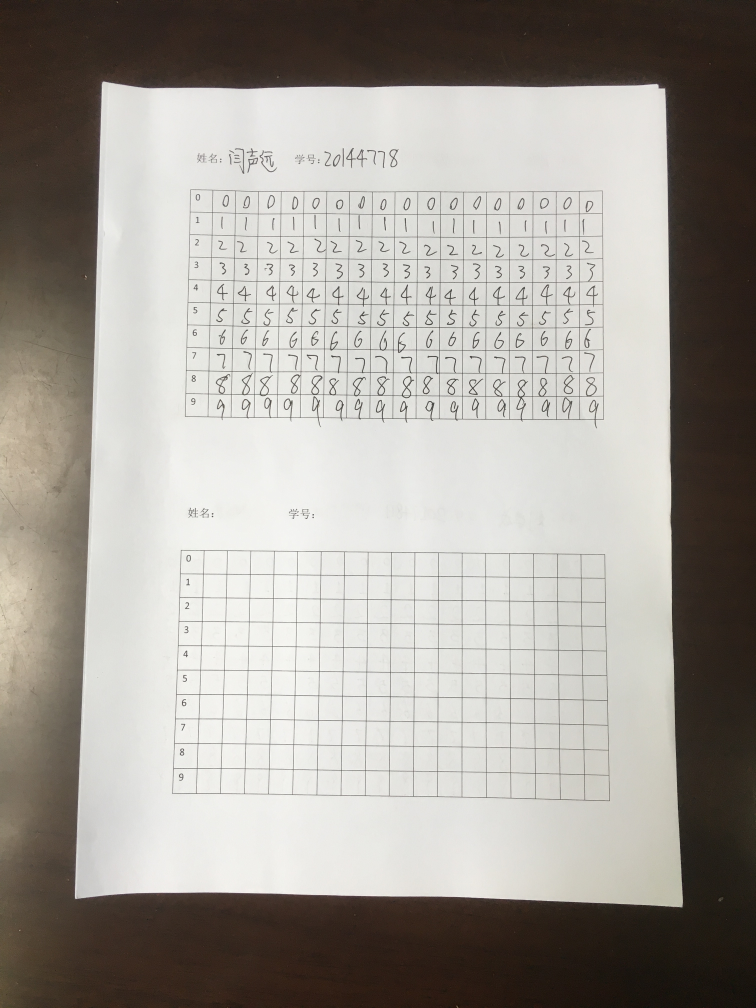
#> input picture data/raw_image/2019-04-30 091304.jpg, 3024 x 4032 px (shown at 1/4 size); its folder holds only this picture in this run
$ python image_progress.py
#> lines starting #> are read from the running program, lines starting #| are printed output that depends on the picture; after the words box and inside, x2 and y2 are one past the last pixel; in counts of white or black regions, pixels touching at a corner belong together
#> in main, raw_image is the input picture: shape (4032, 3024, 3); mean B, G, R 151.9, 158.3, 162.7
import os
import time

import cv2 as cv
import numpy as np


# 显示图片
def show(window_name, img_name, size=(600, 800)):
    cv.namedWindow(str(window_name), cv.WINDOW_NORMAL)
    cv.resizeWindow(str(window_name), size[0], size[1])  # 改变窗口大小
    cv.imshow(str(window_name), img_name)


# 图片预处理，返回二值化图片
def preprogress(img):
    gray = cv.cvtColor(img, cv.COLOR_BGR2GRAY)
    # 黑帽运算
    kernel = np.ones((20, 20), np.uint8)
    balck_hat = cv.morphologyEx(gray, cv.MORPH_BLACKHAT, kernel)
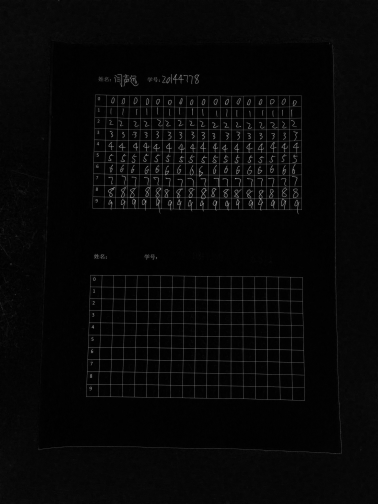
#> balck_hat: shape (4032, 3024) (shown at 1/8 size); min 0, max 192, mean 7.2
    show('balck_hat', balck_hat)

    # 二值化
    _, threshold = cv.threshold(balck_hat, 37, 255, cv.THRESH_BINARY)
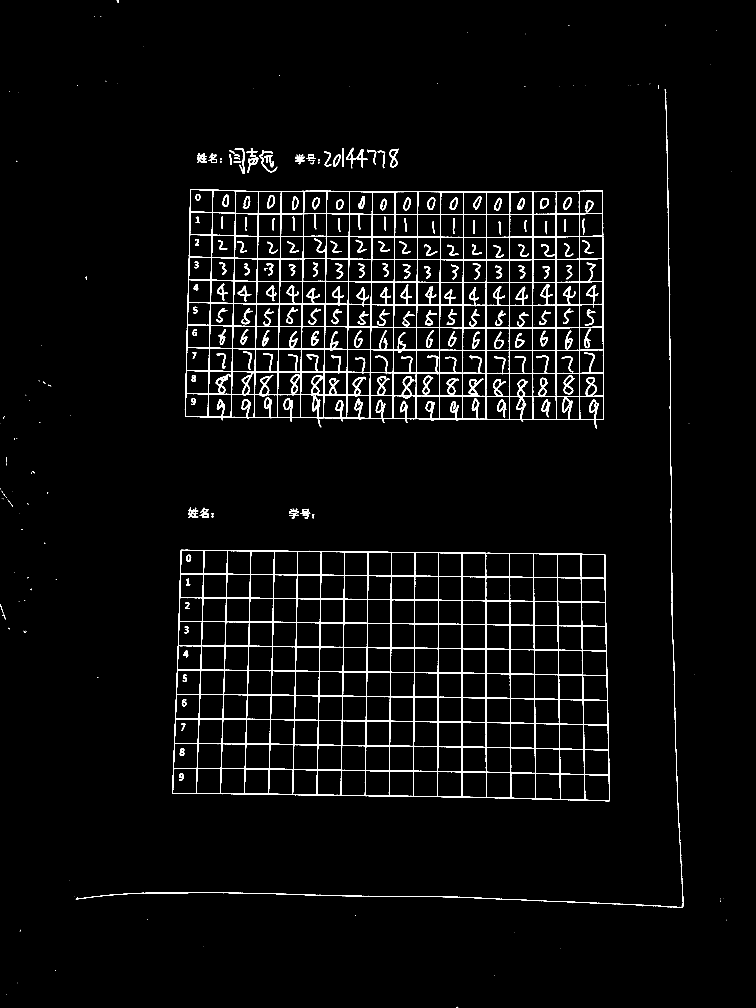
#> threshold: shape (4032, 3024) (shown at 1/4 size); 2.9% white; 321 white regions (127 under 20 px), largest, box (x1, y1, x2, y2) and area: (739, 757, 2416, 1714) 149967, (689, 2199, 2440, 3205) 113208, (303, 3569, 2722, 3630) 5430
    show('threshold', threshold)

    # 二值化反转黑白
    _, threshold1 = cv.threshold(threshold, 150, 255, cv.THRESH_BINARY_INV)
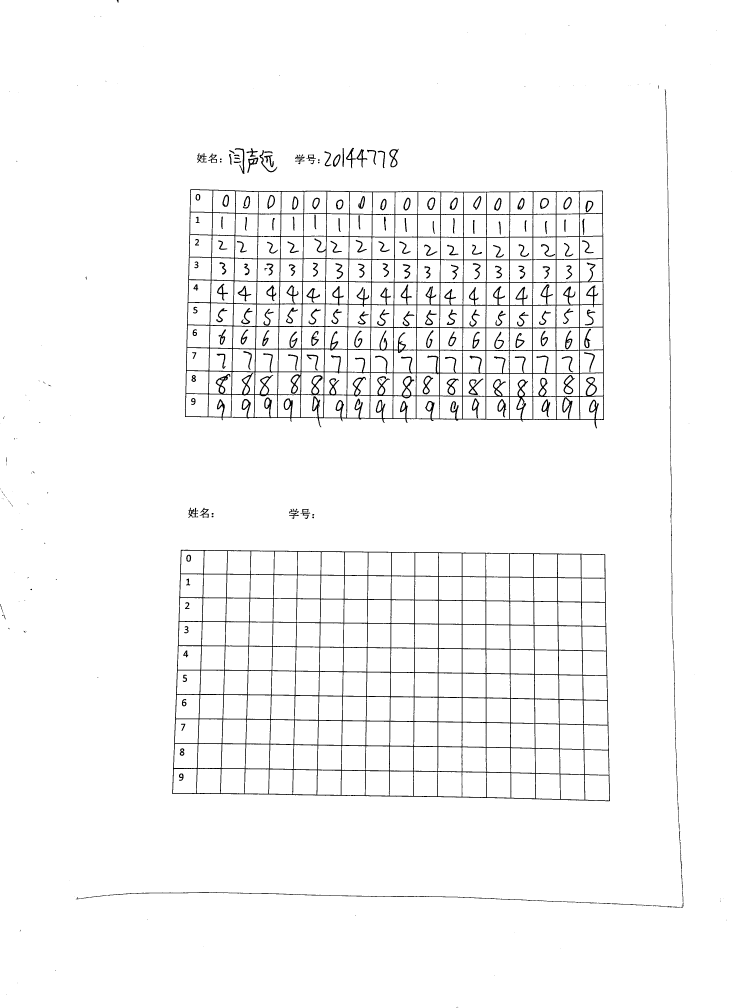
#> threshold1: shape (4032, 3024) (shown at 1/4 size); 97.1% white; 321 black regions (127 under 20 px)
    show('threshold1', threshold1)
    return threshold1


# 对四边形四个点进行排序 https://blog.csdn.net/littlezhuhui/article/details/100567965
def order_points(pts):
    # initialzie a list of coordinates that will be ordered
    # such that the first entry in the list is the top-left,
    # the second entry is the top-right, the third is the
    # bottom-right, and the fourth is the bottom-left
    rect = np.zeros((4, 2), dtype="float32")

    s = pts.sum(axis=1)
    rect[0] = pts[np.argmin(s)]
    rect[2] = pts[np.argmax(s)]

    diff = np.diff(pts, axis=1)
    rect[1] = pts[np.argmin(diff)]
    rect[3] = pts[np.argmax(diff)]

    return rect.astype(int)


# 对轮廓大小进行排序
def cnt_area(cnt):
    area = cv.contourArea(cnt)
    return area


# 获取拟合边界的四边形框
def bounding_box(c):
    epsilon = 1
    while True:
        approxBox = cv.approxPolyDP(c, epsilon, True)
        if len(approxBox) < 4:
            return None
        if len(approxBox) > 4:
            epsilon += 1
            continue
        else:  # approx的长度为4，表明已经拟合成矩形了
            approxBox = approxBox.reshape((4, 2))  # 转换成4*2的数组
            return approxBox


# 投影变换，截取四边形区域内的图像并变换为矩形
def perspective_transform(img, points):
    width, height = 1800, 1000
    target_points = [(0, 0), (width, 0), (width, height), (0, height)]
    points, target_points = np.array(points, dtype=np.float32), np.array(target_points, dtype=np.float32)
    #  透视变换矩阵
    M = cv.getPerspectiveTransform(points, target_points)
    result = cv.warpPerspective(img, M, (0, 0))
    result = result[:height, :width]
    # show('transform', result, (900, 500))
    return result


# 将网格内的每个数字截取出来
def slice_image(img, img_name, j):
    for number in range(10):
        if not os.path.exists('./data/number/' + str(number)):  # 判断是否存在文件夹如果不存在则创建为文件夹
            os.makedirs('./data/number/' + str(number))
        for order in range(17):
            number_image = img[number * 100 + 15:number * 100 + 87, order * 100 + 100 + 10:order * 100 + 100 + 90]
            # 筛选出空白格子
            cnt = 0
            for k0 in range(number_image.shape[0]):
                for k1 in range(number_image.shape[1]):
                    if number_image[k0][k1] == 0:
                        cnt = cnt + 1
            if cnt < 50:
                continue
            cv.imwrite('./data/number/{}/{}_{}_{}_{}.jpg'.format(number, img_name, number, j, order), number_image)


def main():
    image_list = os.listdir('data/raw_image')
    if len(image_list) == 0:
        print('请创建\'data/raw_image\'文件夹，并将原始图片放入这个文件夹')
    for i in range(len(image_list)):
    # for i in range(15, 16):
        raw_image = cv.imread('data/raw_image/' + image_list[i])
        if raw_image.shape[0] < raw_image.shape[1]:  # 部分图像方向错误，需左转
            rotate_image = cv.rotate(raw_image, cv.cv.ROTATE_90_COUNTERCLOCKWISE)
            cv.imwrite('data/raw_image/' + image_list[i], rotate_image)
            raw_image = rotate_image
        bianry_image = preprogress(raw_image)

        contours, hierarchy = cv.findContours(bianry_image, cv.RETR_TREE, cv.CHAIN_APPROX_NONE)
#> contours = 847 contours, 173 with area under 20; largest, box (x1, y1, x2, y2) and area: (0, 0, 3024, 4032) 12185628, (688, 2198, 2441, 3206) 1689587, (738, 756, 2417, 1715) 1519047, (2339, 3100, 2437, 3202) 9320, (2143, 3095, 2240, 3196) 9274
        contours.sort(key=cnt_area, reverse=True)
#> in cnt_area, `area = cv.contourArea(cnt)`: area = 0
        contours_image = raw_image.copy()

        for j in range(1, 3):  # 获取第二第三大的轮廓（第一大是整张图的框），即上下两部分的两个大框
            box = bounding_box(contours[j])
            box = order_points(box)

            cv.drawContours(contours_image, [box], -1, (0, 0, 255), 10)
            trans = perspective_transform(bianry_image, box)
            show('transform' + str(j), trans, (900, 500))
            slice_image(trans, image_list[i][11:17], j)
#> this loop made 2 passes
#> (s in order_points, diff in order_points, points in perspective_transform, target_points in perspective_transform) on passes 1 to 2: ([2923, 4633, 5643, 3865], [1479, -203, 763, 2487], [[722, 2201], [2418, 2215], [2440, 3203], [689, 3176]], [[0, 0], [1800, 0], [1800, 1000], [0, 1000]]), ([1518, 3171, 4094, 2409], [-2, -1649, -738, 927], [[760, 758], [2410, 761], [2416, 1678], [741, 1668]], [[0, 0], [1800, 0], [1800, 1000], [0, 1000]])
#> pass 1, in perspective_transform, `result = cv.warpPerspective(img, M, (0, 0))`:
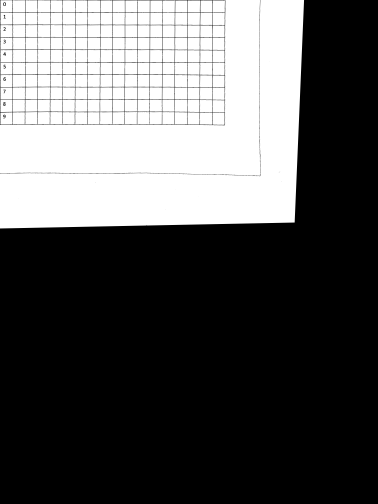
#> result: shape (4032, 3024) (shown at 1/8 size); min 0, max 255, mean 87.6
#> pass 1, in perspective_transform, `result = result[:height, :width]`:
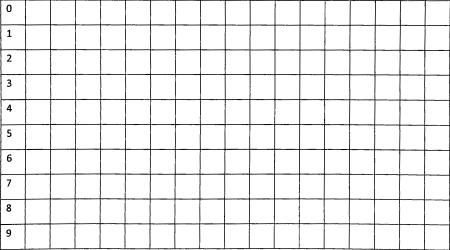
#> result: shape (1000, 1800) (shown at 1/4 size); min 0, max 255, mean 237.8
#> pass 2, in perspective_transform (call 2), `result = result[:height, :width]`:
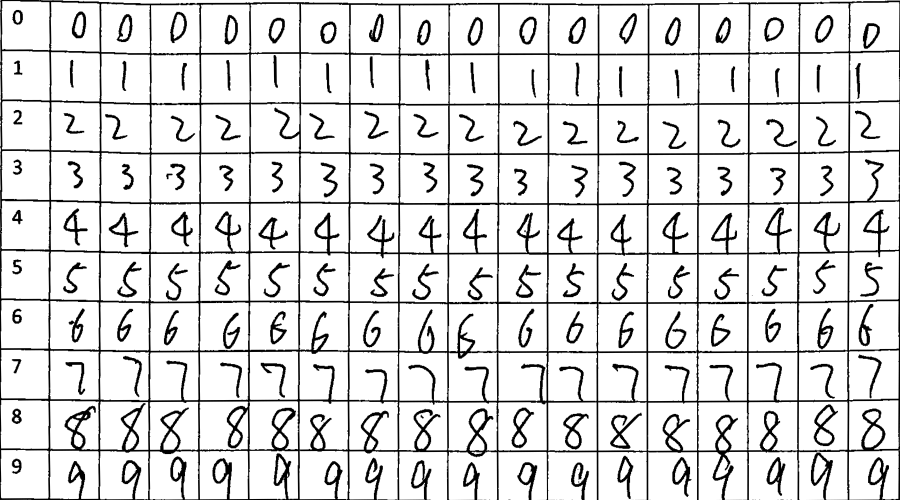
#> result: shape (1000, 1800) (shown at 1/2 size); min 0, max 255, mean 220.3
        show('contours_image', contours_image)

        cv.waitKey(5)
        time.sleep(5)
        cv.destroyAllWindows()
        print(image_list[i], 'finished.')


if __name__ == '__main__':
    main()

$ run again, on data/raw_image/2019-04-30 091437.jpg
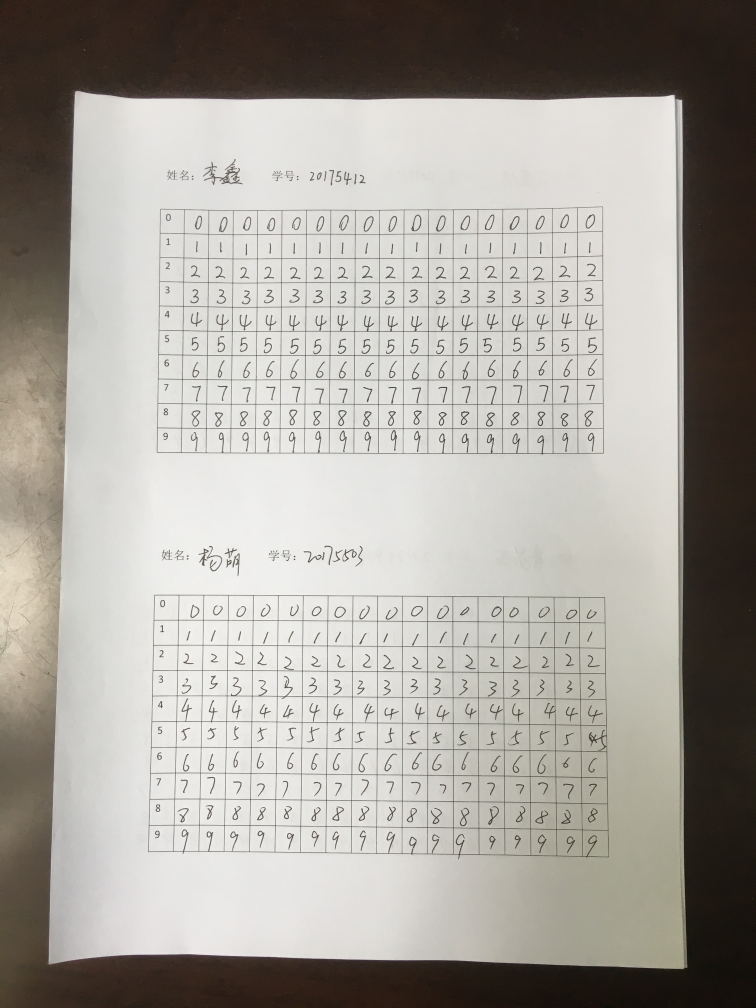
#> input picture data/raw_image/2019-04-30 091437.jpg, 3024 x 4032 px (shown at 1/4 size)
#> in main, raw_image is the input picture: shape (4032, 3024, 3); mean B, G, R 156.5, 163, 166.9
#> in preprogress, `_, threshold = cv.threshold(balck_hat, 37, 255, cv.THRESH_BINARY)`:
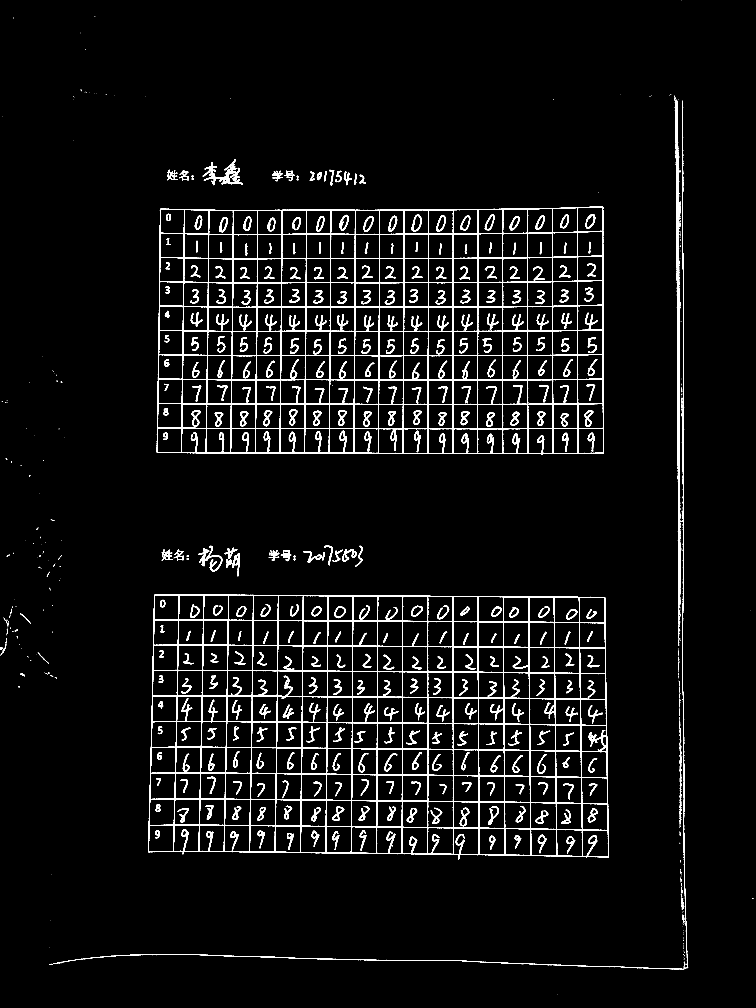
#> threshold: shape (4032, 3024) (shown at 1/4 size); 4.1% white; 746 white regions (317 under 20 px), largest, box (x1, y1, x2, y2) and area: (592, 2378, 2436, 3439) 136984, (627, 826, 2416, 1819) 135099, (2699, 398, 2723, 2554) 17855
#> threshold1: shape (4032, 3024); 95.9% white; 746 black regions (317 under 20 px)
#> contours = 1393 contours, 417 with area under 20; largest, box (x1, y1, x2, y2) and area: (0, 0, 3024, 4032) 12185625, (591, 2377, 2437, 3440) 1885921, (626, 825, 2417, 1820) 1742063, (2698, 397, 2724, 2555) 20090, (2021, 3315, 2123, 3421) 10172
#> area = 0
#> the loop in main, `for j in range(1, 3):` made 2 passes
#> (s in order_points, diff in order_points, points in perspective_transform, target_points in perspective_transform) on passes 1 to 2: ([2996, 4807, 5864, 4002], [1766, -31, 992, 2816], [[615, 2381], [2419, 2388], [2436, 3428], [593, 3409]], [[0, 0], [1800, 0], [1800, 1000], [0, 1000]]), ([3238, 4228, 2435, 1475], [-1586, -600, 1183, 193], [[641, 834], [2412, 826], [2414, 1814], [626, 1809]], [[0, 0], [1800, 0], [1800, 1000], [0, 1000]])
#> after the loop in main, `for j in range(1, 3):`:
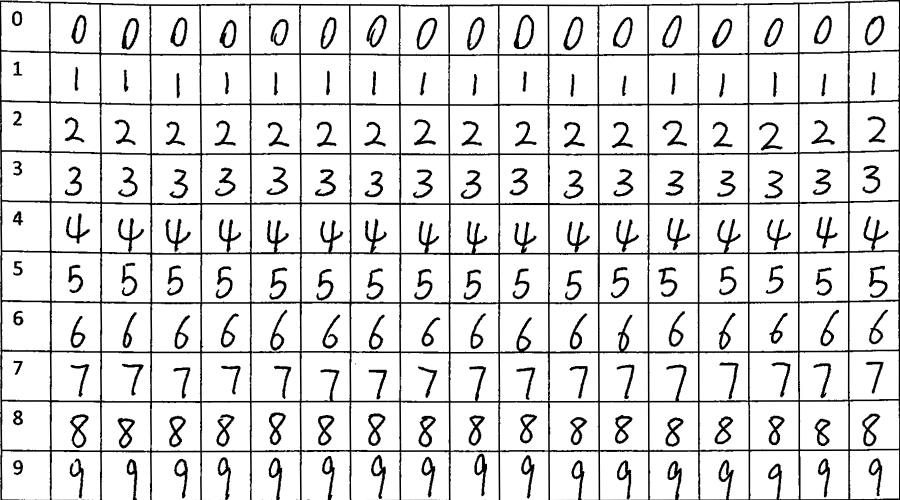
#> trans: shape (1000, 1800) (shown at 1/2 size); min 0, max 255, mean 223

$ run again, on data/raw_image/2019-04-30 091443.jpg
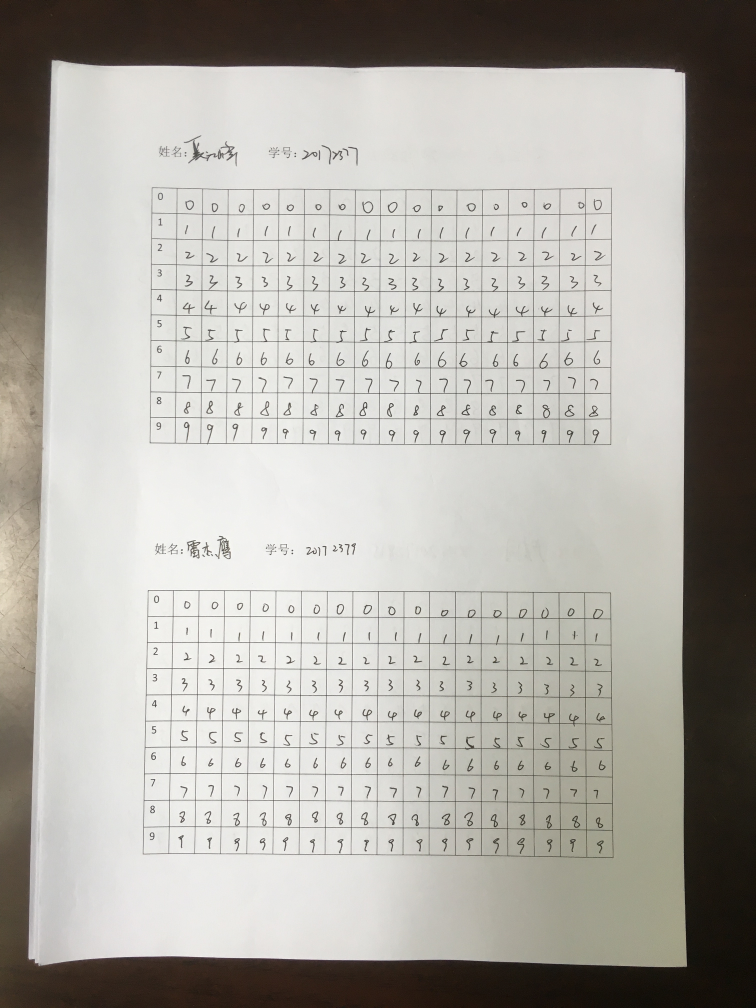
#> input picture data/raw_image/2019-04-30 091443.jpg, 3024 x 4032 px (shown at 1/4 size)
#> in main, raw_image is the input picture: shape (4032, 3024, 3); mean B, G, R 165, 171.2, 174
#> in preprogress, `_, threshold = cv.threshold(balck_hat, 37, 255, cv.THRESH_BINARY)`:
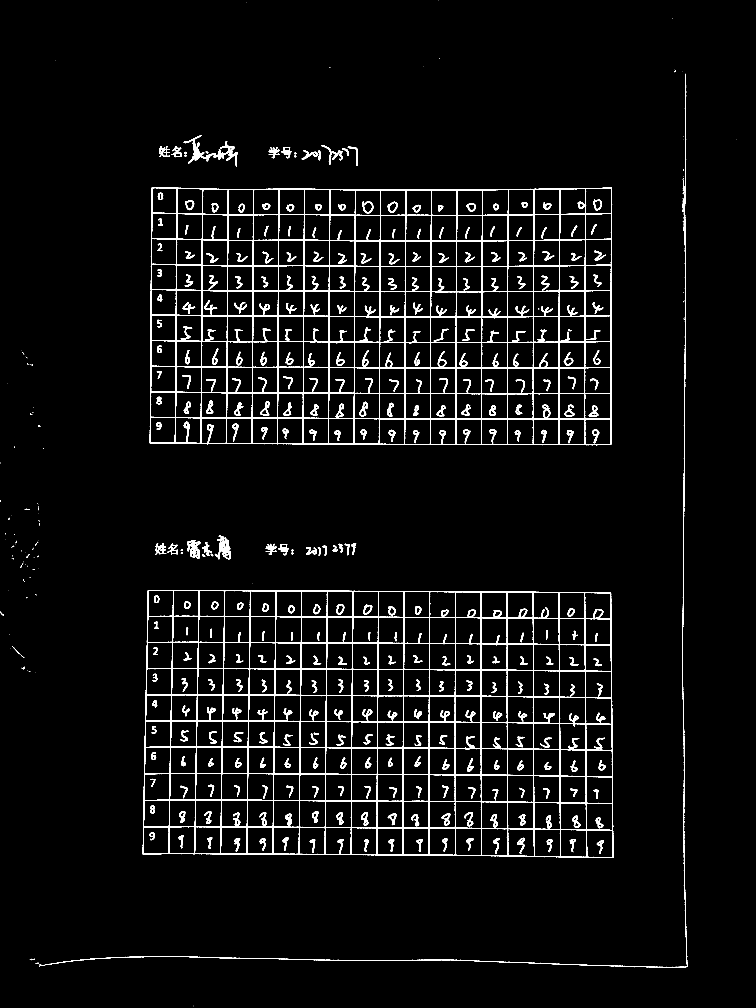
#> threshold: shape (4032, 3024) (shown at 1/4 size); 3.6% white; 519 white regions (140 under 20 px), largest, box (x1, y1, x2, y2) and area: (598, 749, 2449, 1781) 141724, (571, 2360, 2455, 3432) 133098, (2728, 299, 2745, 2918) 5442
#> threshold1: shape (4032, 3024); 96.4% white; 519 black regions (140 under 20 px)
#> contours = 1117 contours, 188 with area under 20; largest, box (x1, y1, x2, y2) and area: (0, 0, 3024, 4032) 12185616, (570, 2359, 2456, 3433) 1978400, (597, 748, 2450, 1782) 1887284, (2347, 3321, 2451, 3429) 10644, (2138, 3318, 2241, 3426) 10631
#> area = 12185616.5
#> the loop in main, `for j in range(1, 3):` made 2 passes
#> (s in order_points, diff in order_points, points in perspective_transform, target_points in perspective_transform) on passes 1 to 2: ([2951, 4812, 5885, 3989], [1769, -74, 977, 2847], [[591, 2360], [2443, 2369], [2454, 3431], [571, 3418]], [[0, 0], [1800, 0], [1800, 1000], [0, 1000]]), ([1356, 3197, 4223, 2372], [144, -1697, -667, 1174], [[606, 750], [2447, 750], [2445, 1778], [599, 1773]], [[0, 0], [1800, 0], [1800, 1000], [0, 1000]])
#> after the loop in main, `for j in range(1, 3):`:
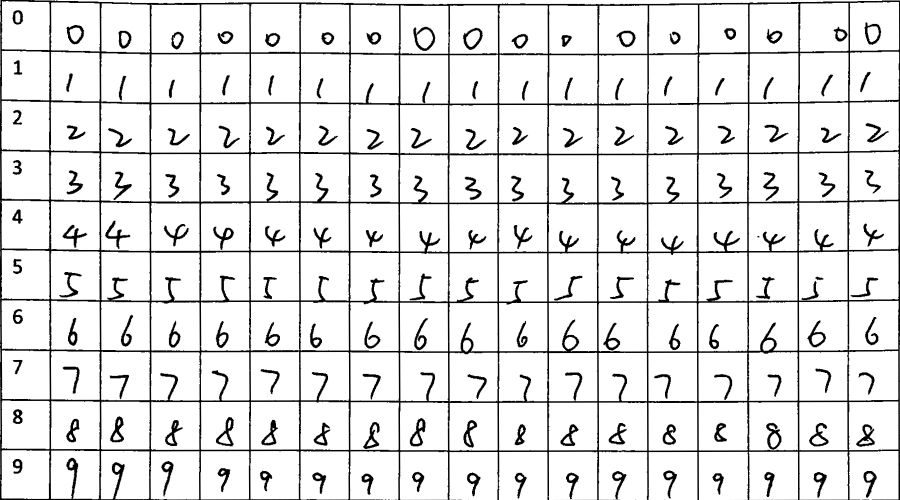
#> trans: shape (1000, 1800) (shown at 1/2 size); min 0, max 255, mean 227.8
